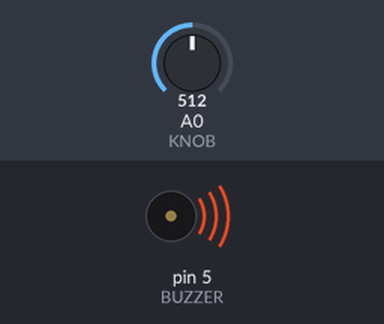
A sketch run on a simulated Arduino Uno, built with avr-gcc and run on an emulated ATmega328P. On the bench: buzzer (waves = sounding). The test bench sets the inputs (shaded band); at power-on: A0 (KNOB) = 512.

Above: at 0.1 s.
Timing chart, 0 to 1.6 s (numbered marks = the images above):
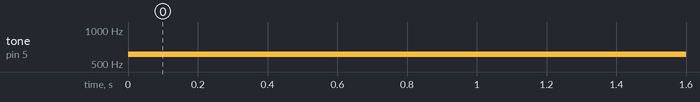

The sketch:

buzzer.ino
```cpp
/******************************************************************
 *
 *  Demonstrates use of tone() function to drive the buzzer module.
 *  Turn knob to adjust frequency.
 *
 */

int BUZZER = 5;
int KNOB = A0;

int freq = 0;

void setup() {
  pinMode(BUZZER, OUTPUT);
  pinMode(KNOB, INPUT);
}

void loop() {
  freq = analogRead(KNOB);
  tone(BUZZER, (1124-freq));
}
```

Measured:
- by itself, tone on pin 5 (BUZZER): silent → 612 Hz at 0.00 s
